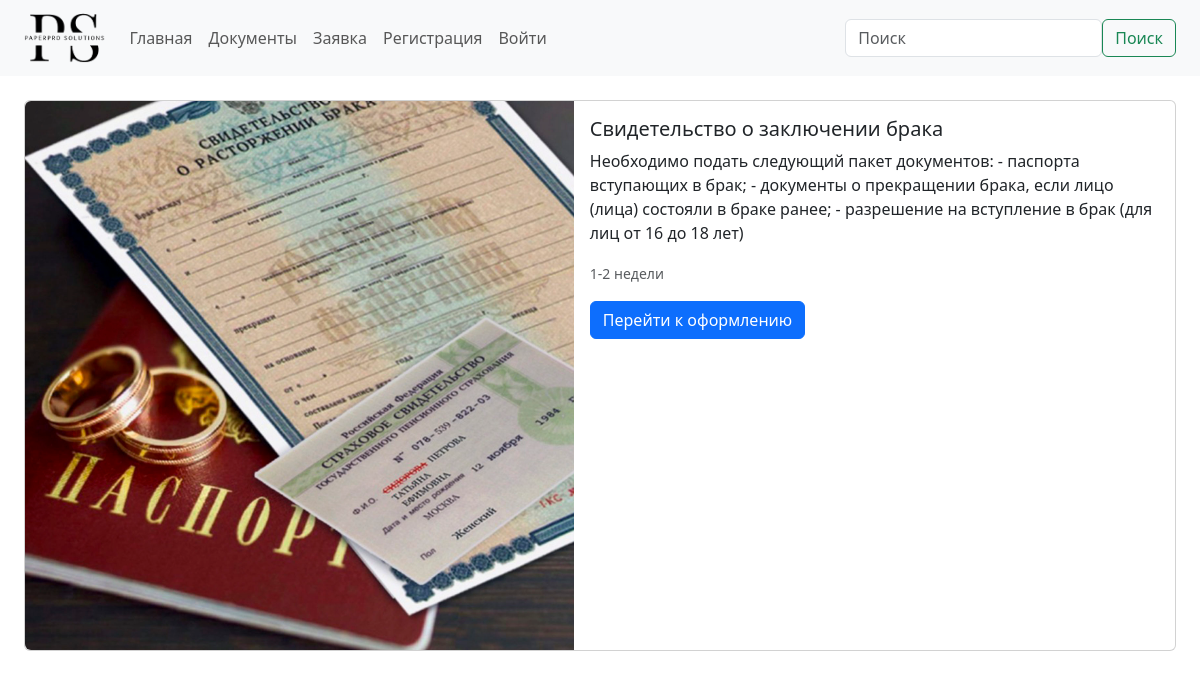
The app's page /doc/7/ with its own data.
### documents/models.py (models this page shows, shortened)
class Documents(models.Model):
    image = models.ImageField('Изображение', upload_to='images/')
    title = models.CharField('Название документа', max_length=128)
    body = models.TextField('Описание документа')
    deadline = models.CharField('Сроки выдачи', max_length=32)
    class Meta:
        verbose_name = 'Документ'
        verbose_name_plural = 'Документы'

### documents/views.py (the view)
# urls.py: path('<int:pk>/', DocDetailView.as_view(), name='doc_detail'),
class DocDetailView(DetailView):
    model = Documents
    template_name = 'documents/doc_detail.html'
    context_object_name = 'doc_detail'

### documents/templates/documents/doc_detail.html (shortened to what this page needs)
{% extends 'root.html' %}
{% block content %}
<div>
    <div class="card mb-3 d-flex ">
        <div class="d-flex justify-content-center">
            <div>
                <img src="{{ doc_detail.image.url }}" class="img-fluid rounded-start" style="height: auto; wight: auto;" alt="...">
            </div>
            <div class="card-body">
                <h5 class="card-title">{{ doc_detail.title }}</h5>
                <p class="card-text">{{ doc_detail.body }}</p>
                <p class="card-text"><small class="text-muted">{{ doc_detail.deadline }}</small></p>
                {% if user.is_authenticated %}
                <a class="btn btn-primary" href="{% url 'appli:appli' %}">Перейти к оформлению</a>
                {% else %}
                <button type="button" class="btn btn-primary" data-bs-toggle="modal" data-bs-target="#exampleModal">
                    Перейти к оформлению
                </button>
                {% endif %}
            </div>
        </div>
    </div>
</div>
{% endblock %}

### records on screen
Documents: image (picture), title "Свидетельство о заключении брака", body "Необходимо подать следующий пакет документов: - паспорта вступающих в брак; - документы о прекращении брака, если лицо (лица) состояли в браке ранее; - разрешение на вступление в брак (для лиц от 16 до 18 лет)", deadline "1-2 недели"
